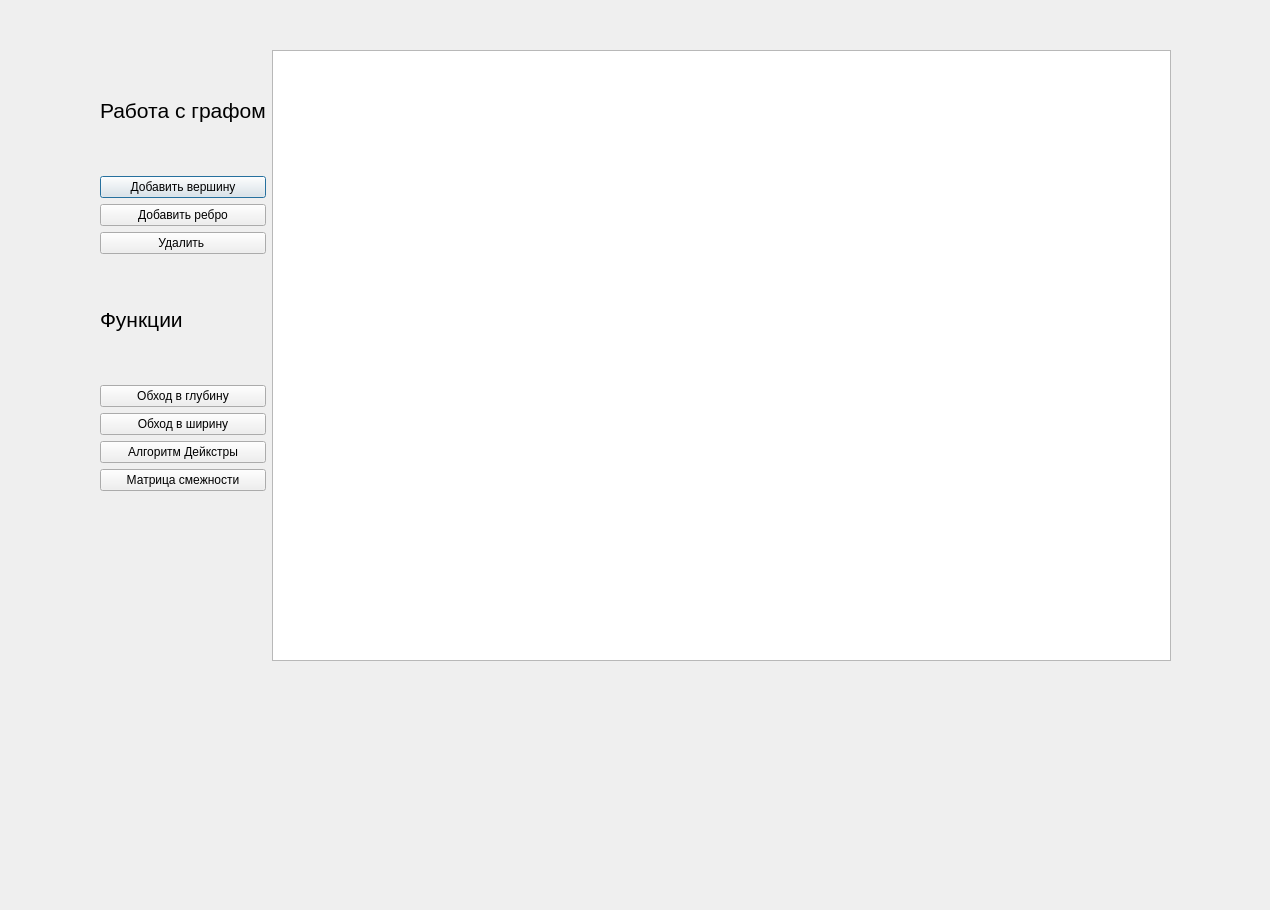
<?xml version="1.0" encoding="UTF-8"?>
<ui version="4.0">
 <class>Dialog</class>
 <widget class="QDialog" name="Dialog">
  <property name="geometry">
   <rect>
    <x>0</x>
    <y>0</y>
    <width>1270</width>
    <height>910</height>
   </rect>
  </property>
  <property name="windowTitle">
   <string>Dialog</string>
  </property>
  <widget class="QWidget" name="formLayoutWidget">
   <property name="geometry">
    <rect>
     <x>100</x>
     <y>50</y>
     <width>1071</width>
     <height>611</height>
    </rect>
   </property>
   <layout class="QFormLayout" name="formLayout">
    <item row="0" column="0">
     <layout class="QVBoxLayout" name="verticalLayout_2">
      <item>
       <widget class="QLabel" name="label_2">
        <property name="font">
         <font>
          <pointsize>16</pointsize>
         </font>
        </property>
        <property name="text">
         <string>Работа с графом</string>
        </property>
       </widget>
      </item>
      <item>
       <widget class="QPushButton" name="btnAddVertex">
        <property name="text">
         <string>Добавить вершину</string>
        </property>
       </widget>
      </item>
      <item>
       <widget class="QPushButton" name="btnAddEdge">
        <property name="text">
         <string>Добавить ребро</string>
        </property>
       </widget>
      </item>
      <item>
       <widget class="QPushButton" name="btnDelete">
        <property name="text">
         <string>Удалить </string>
        </property>
       </widget>
      </item>
      <item>
       <widget class="QLabel" name="label">
        <property name="font">
         <font>
          <pointsize>16</pointsize>
         </font>
        </property>
        <property name="text">
         <string>Функции</string>
        </property>
       </widget>
      </item>
      <item>
       <widget class="QPushButton" name="btnDFS">
        <property name="text">
         <string>Обход в глубину</string>
        </property>
       </widget>
      </item>
      <item>
       <widget class="QPushButton" name="btnBFS">
        <property name="text">
         <string>Обход в ширину</string>
        </property>
       </widget>
      </item>
      <item>
       <widget class="QPushButton" name="btnDijkstra">
        <property name="text">
         <string>Алгоритм Дейкстры</string>
        </property>
       </widget>
      </item>
      <item>
       <widget class="QPushButton" name="btnAdj">
        <property name="text">
         <string>Матрица смежности</string>
        </property>
       </widget>
      </item>
     </layout>
    </item>
    <item row="0" column="1">
     <widget class="QGraphicsView" name="graphicsView"/>
    </item>
   </layout>
  </widget>
 </widget>
 <resources/>
 <connections/>
</ui>
